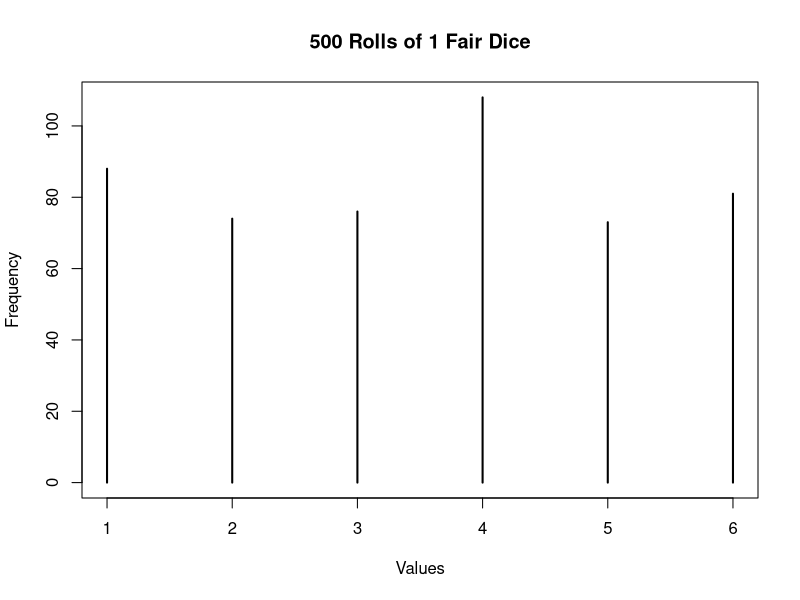
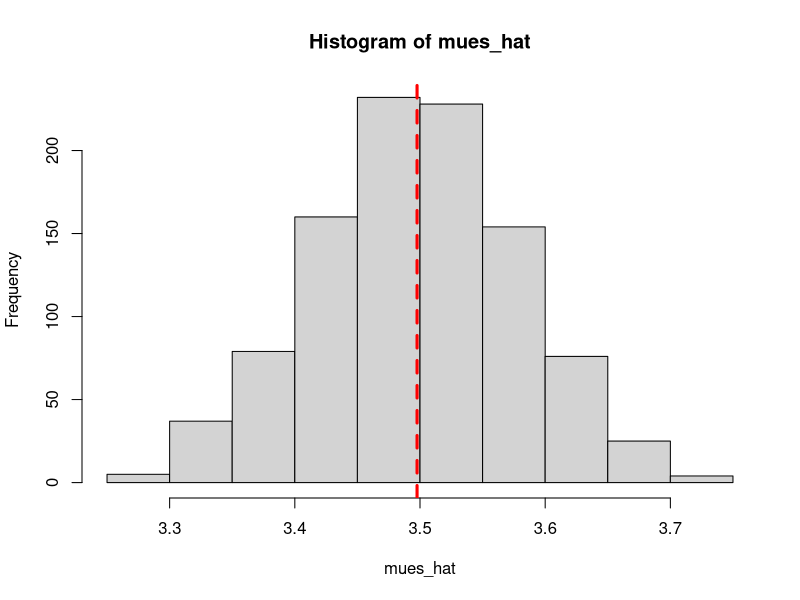

The R script that drew these images, in order:
# This code is a demonstration of what the Standard Error of an average is: the standard deviation of the estimate of the mean 
# across "infinite" samples. 

set.seed(13232)

# Theoretical parameters for the random variable X: "rolling a fair dice"
mu = 3.5
sigma = (105/36)^(1/2)



# Our sample: a random sample of dice throws 

n = 500

our_sample <- sample(x = 1:6, size = n, replace = TRUE)
plot(table(our_sample), xlab = 'Values', ylab = 'Frequency', main = '500 Rolls of 1 Fair Dice')
mean(our_sample)


#  Demonstration of the distrution of mu_hat across 1000 samples of size n.

mues_hat = NULL

for (i in 1:1000) {
  
  a_sample <- sample(x = 1:6, size = 500, replace = TRUE)
  mu_hat <- mean(a_sample) 
  mues_hat <- c(mues_hat,mu_hat)
  
}


# Mean and SD of mu_hat 

mean_mu_hat <- mean(mues_hat)
sd_mu_hat  <- sd(mues_hat)

# mean of mu_hat  = mu
mean_mu_hat; mu

# sd of mu_hat  = sigma/sqrt(n)
sd_mu_hat; sigma/sqrt(n)

# Distribution of mu_hat: approximately normal
hist(mues_hat)
abline(v = mean(mues_hat), col="red", lwd=3, lty=2)
